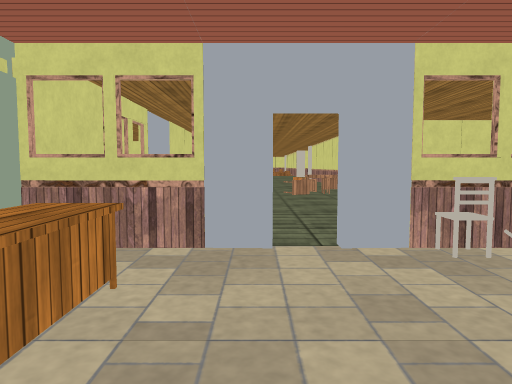
view 1 (above)

24 first-person views from a walk through a 3-D level made in the Unity game engine. The camera is 1.2 m above the floor, tilts 4° down and sees 70° across. The floor is counted in squares, 1 m on a side. Each view is taken from the middle of a square. On the plan, view 1 faces up. The plan holds only what a view shows up to about 15 squares ahead; the rest is blank. The place goes on beyond the plan. The player character is not drawn. Door leaves are left out, so doorways stand open. Some surface patterns are stand-ins.

view 2
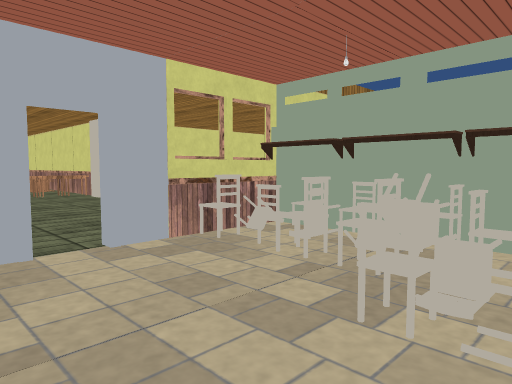

view 3
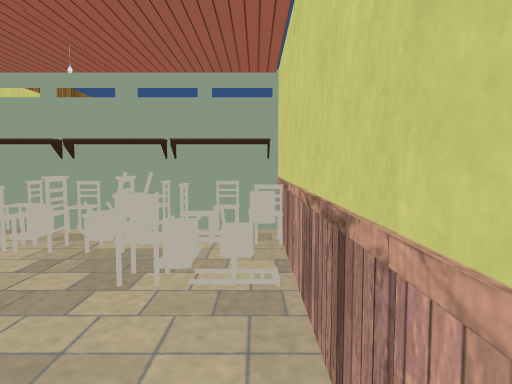

view 4
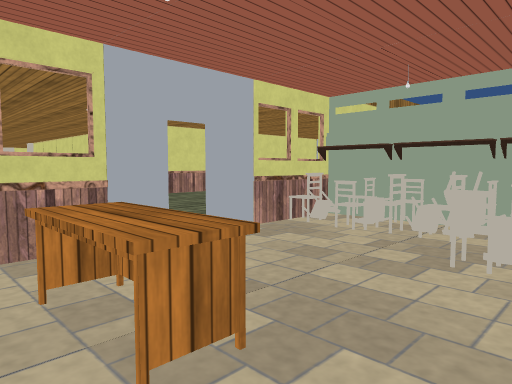

view 5
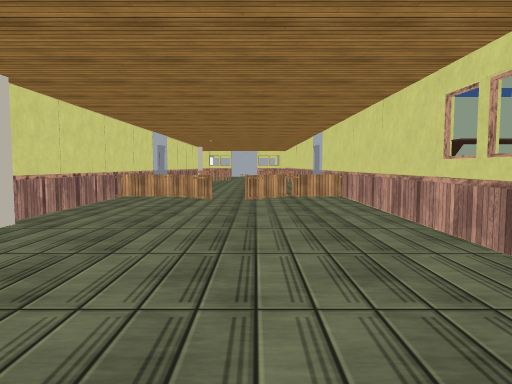

view 6
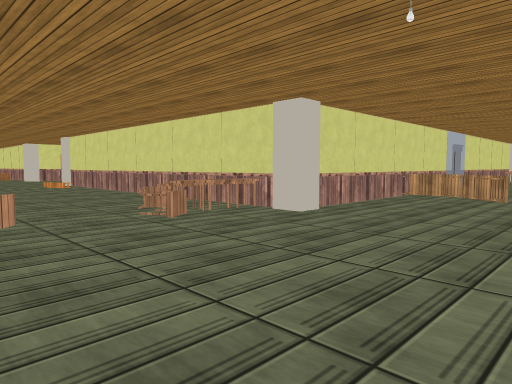

view 7
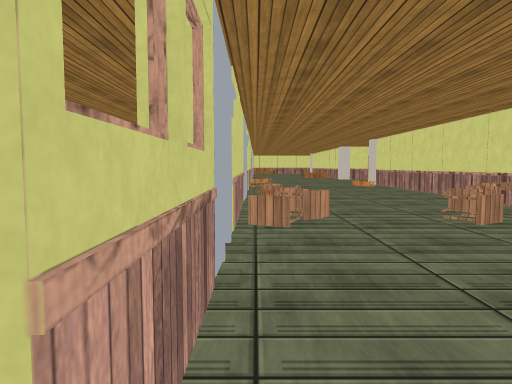

view 8
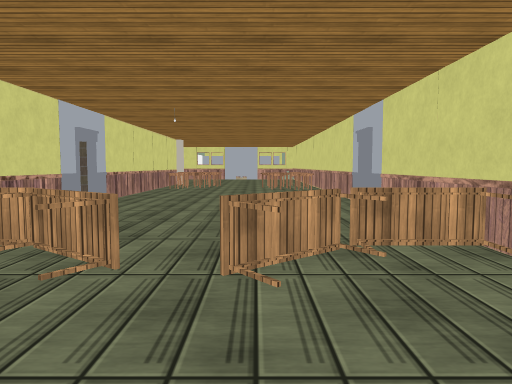

view 9
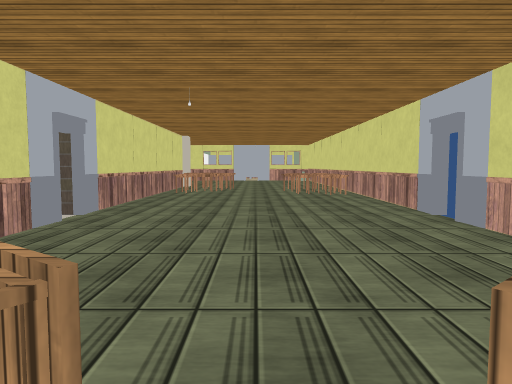

view 10
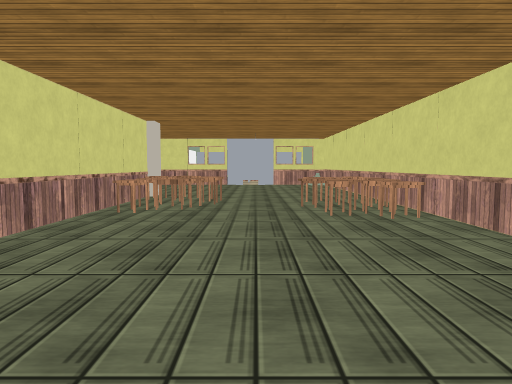

view 11
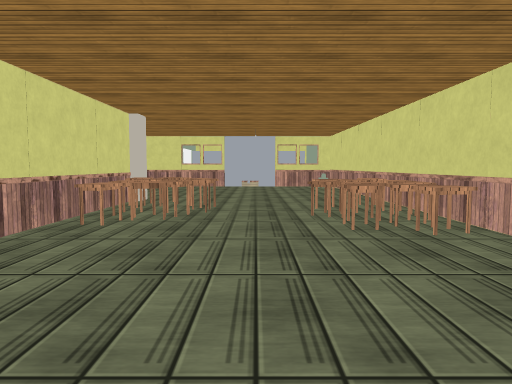

view 12
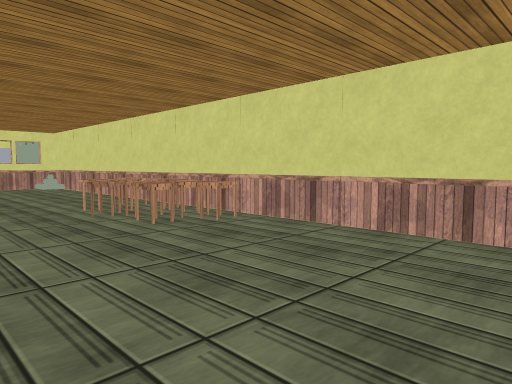

view 13
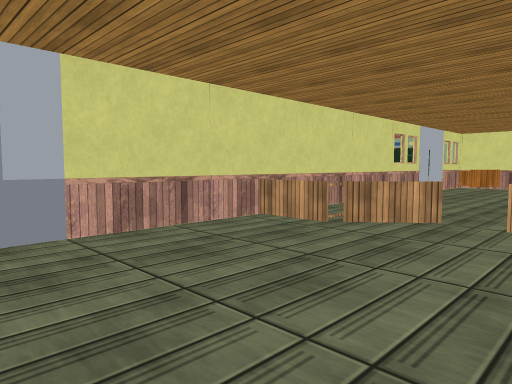

view 14
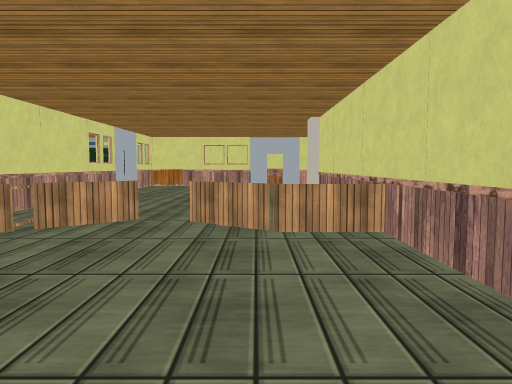

view 15
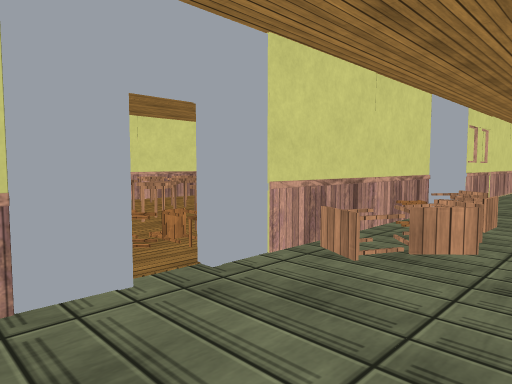

view 16
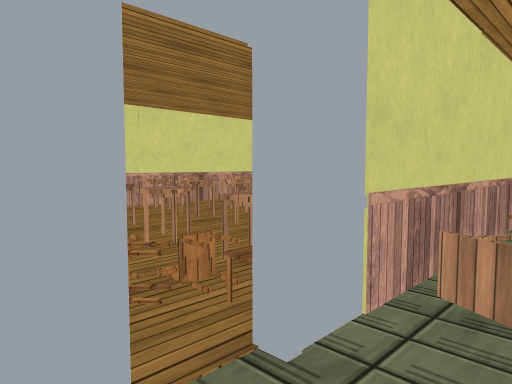

view 17
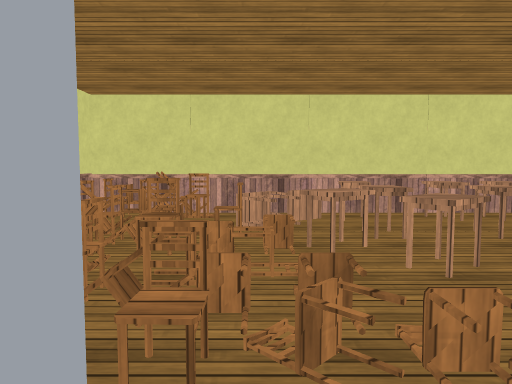

view 18
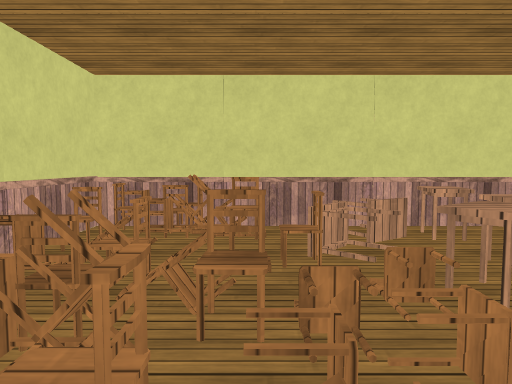

view 19
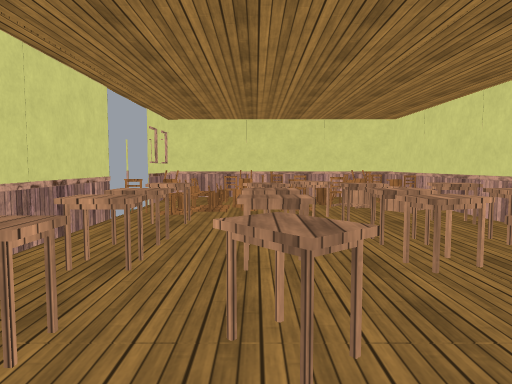

view 20
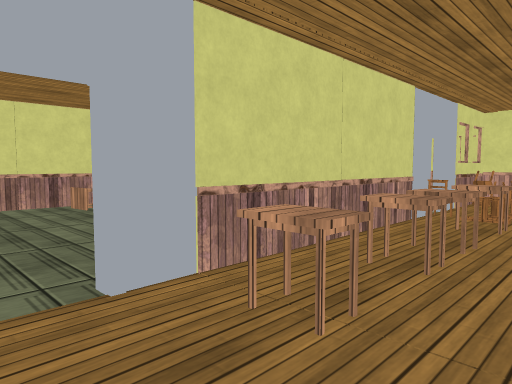

view 21
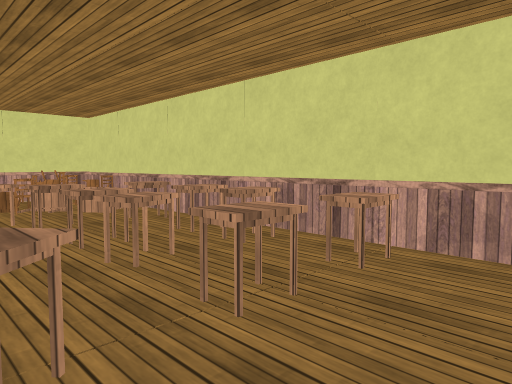

view 22
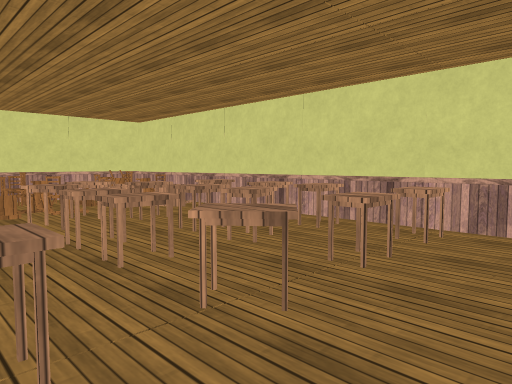

view 23
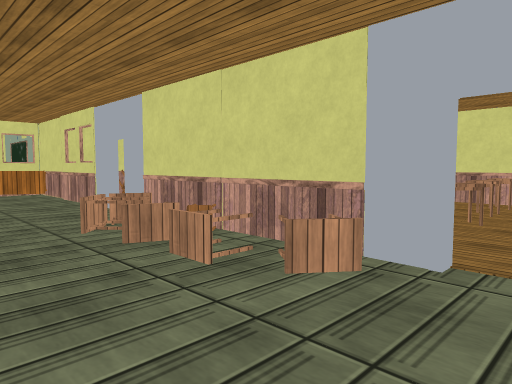

view 24
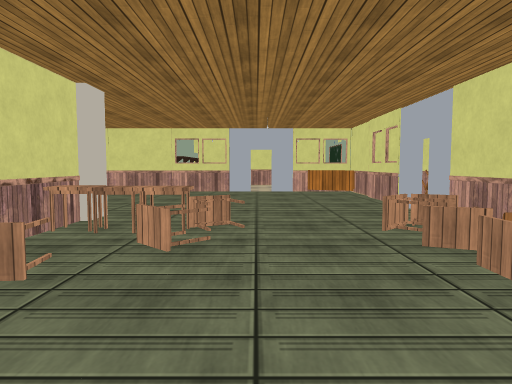

### Floor plan
Points are (right, up) in squares from view 1. A wall is a line through its corners. A room is listed if a view was taken in it or the views show most of it. See-through windows are left out.
Room 1 (views 1, 2, 3, 4)
walls: (0.2, 5.3) (-3.5, 5.3); (4.5, 5.3) (1.2, 5.3); (-1.5, -0.4) (4.5, -0.4)
ways out: open door at (1, 5) to room 2
objects: other object (-2, 2) to (-2, 3); other object (2, 1) to (4, 4); other object (5, 1); other object (5, 2); other object (5, 3); other object (5, 4)
Room 2 (views 5, 6, 7, 8, 9, 10, 11, 12, 13, 14, 15, 16, 17, 18, 19, 20, 21, 22, 23, 24)
walls: (4.9, 15) (4.9, 23.1); (18, 14.3) (5.9, 14.3); (2.8, 5.6) (18, 5.6); (18.9, 5.6) (28.9, 5.6); (-3.4, 12.8) (-3.4, 4.8); (-3.7, 14.5) (-3.7, 19.6); (-3.7, 8.8) (-3.7, 12.8); (-2.9, 5.6) (-2.4, 5.6); (-3.4, 19.6) (-3.4, 14.4); (-3.8, 21.6) (-3.2, 21.6); (-3.4, 23.5) (-3.4, 22.6) (-3.8, 22.6); (29.2, 14.3) (19, 14.3) (19, 14.9); (-12.3, 8.8) (-3.4, 8.8); (30.6, 5.6) (34.1, 5.6); (-12.3, 22.1) (-12.3, 11.5)
ways out: open door at (1, 5) to room 1; open door at (-4, 22); open door at (18.5, 5.5); gap at (18.5, 15)
objects: other object (-12, 10); other object (-12, 11); other object (-11, 10); other object (-11, 11); other object (-11, 14); other object (-11, 15); other object (-11, 17); other object (-11, 19); other object (-11, 21); other object (-10, 9); other object (-10, 10); other object (-10, 11); other object (-10, 12); other object (-10, 13); other object (-10, 19) to (-9, 19); other object (-9, 10); other object (-9, 13); other object (-9, 14) to (-8, 14); other object (-9, 15); other object (-9, 17) to (-9, 18); other object (-9, 21); other object (-8, 10); other object (-8, 11); other object (-8, 12); other object (-8, 20) to (-7, 21); other object (-7, 11); other object (-7, 12); other object (-7, 15); other object (-7, 17); other object (-7, 19); other object (-6, 12); other object (-5, 11); other object (-5, 15); other object (-5, 17); other object (-5, 19); other object (-5, 21); other object (-4, 12); other object (-4, 14); other object (-3, 6) to (-2, 7); other object (-3, 16) to (-2, 16); other object (-3, 18); other object (-3, 20) to (-2, 21); other object (-2, 17); other object (-2, 18); other object (-2, 19); other object (1, 16) to (2, 16); other object (2, 17) to (2, 18); other object (3, 16); other object (3, 17); other object (4, 16); other object (4, 19); other object (5, 14); other object (11, 8) to (12, 9); other object (11, 11) to (12, 12); other object (12, 6) to (12, 7); other object (12, 13) to (12, 14); other object (19, 14); other object (25, 6) to (26, 7); other object (26, 7) to (27, 7); other object (26, 8) to (27, 8); other object (27, 6); other object (27, 12); other object (27, 13); other object (28, 6) to (29, 6); other object (28, 7); other object (28, 8); other object (28, 12) to (28, 13); other object (29, 7) to (29, 8); other object (29, 11) to (29, 12); other object (29, 13) to (30, 13); other object (30, 6) to (30, 7); other object (30, 11) to (30, 12); other object (30, 14) to (31, 14); other object (31, 12) to (31, 13); other object (32, 14)

Where each view was taken, in squares from view 1:
view 1: 0 up, 0 right, facing up
view 2: 0 up, 1 left, facing up-right
view 3: 0 up, 2 left, facing right
view 4: 0 up, 3 left, facing up-right
view 5: 9 up, 2 left, facing right
view 6: 8 up, 3 left, facing up-right
view 7: 8 up, 3 left, facing up
view 8: 9 up, 7 right, facing right
view 9: 10 up, 10 right, facing right
view 10: 10 up, 17 right, facing right
view 11: 10 up, 19 right, facing right
view 12: 12 up, 19 right, facing down-right
view 13: 12 up, 19 right, facing down-left
view 14: 12 up, 19 right, facing left
view 15: 11 up, 0 right, facing up-left
view 16: 12 up, 2 left, facing up-left
view 17: 13 up, 3 left, facing left
view 18: 12 up, 5 left, facing left
view 19: 23 up, 7 left, facing down
view 20: 23 up, 7 left, facing down-right
view 21: 23 up, 7 left, facing down-left
view 22: 23 up, 5 left, facing down-left
view 23: 23 up, 1 right, facing down-left
view 24: 23 up, 1 right, facing down
